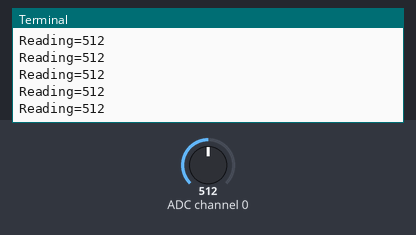
The program below on a simulated Raspberry Pi (BCM pin numbers). Parts: the last lines printed to the terminal. The test bench sets the inputs (shaded band); at power-on: ADC channel 0 = 512 (analog values on the 0–1023 scale).

Above: at 1.2 s.
1.3 s: ADC channel 0 set to 716
At 2.3 s:
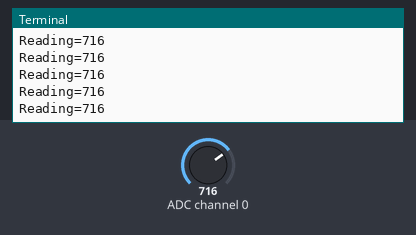
2.8 s: ADC channel 0 set to 900
At 3.5 s:
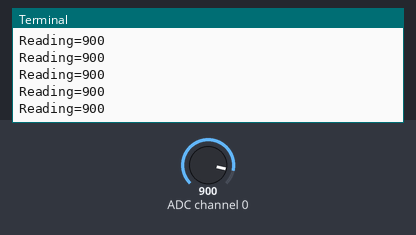
Timing chart, 0 to 5.8 s (numbered marks = the images above; inputs shaded):
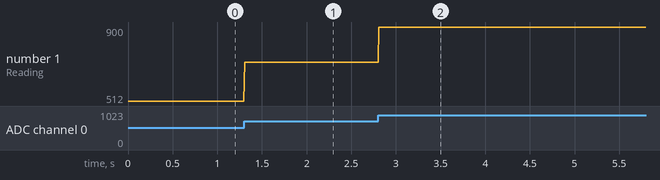

The program:

LDR.py
```python
import spidev
import time

spi = spidev.SpiDev()

spi.open(0,0) # bus: 0, dev: 0

spi.max_speed_hz = 100000

# analog -> digital 변환
def analog_read(channel):
  # [byte_1, byte_2, byte_3]
  # byte_1 : 1
  # byte_2 : channel(0) + 8 : 0000 1000 -> 1000 0000
  # byte_3 : 0
  ret = spi.xfer2([1, (8 + channel) << 4, 0])
  adc_out = ((ret[1] & 3) << 8) + ret[2]
  return adc_out


try:
    while True:
            reading = analog_read(0)
            print("Reading=%d" % reading)
            time.sleep(0.01)

finally:
    spi.close()
```

Measured:
- after the input at 1.3 s, the terminal: prints a new line at once (image 1)
- after the input at 2.8 s, the terminal: prints a new line at once (image 2)
- plotted number 1: 512 → 716 after the input at 1.3 s, 716 → 900 after the input at 2.8 s
